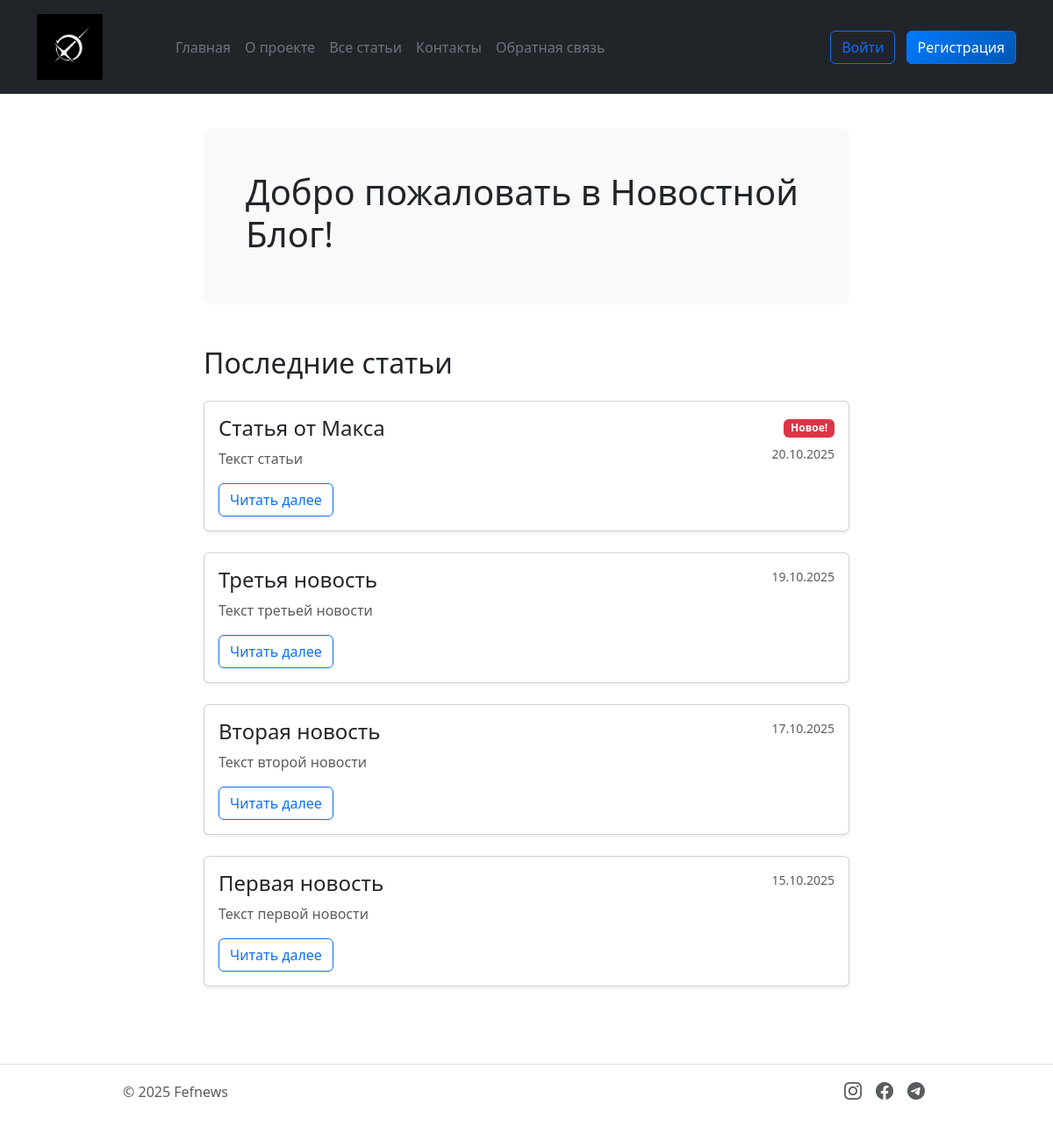
The page / on the database its author committed.
### models.py (models this page shows)
class Article(db.Model):
    __tablename__ = 'article'
    id = db.Column(db.Integer, primary_key=True)
    title = db.Column(db.String(200), nullable=False)
    text = db.Column(db.Text, nullable=False)
    created_date = db.Column(db.DateTime, default=datetime.now)
    user_id = db.Column(db.Integer, db.ForeignKey('user.id'), nullable=False)
    category = db.Column(db.String(50), nullable=False, default='general')
    comments = db.relationship('Comment', backref='article', lazy=True, cascade='all, delete-orphan')

### app.py (the view)
@app.route("/")
def index():
    articles = get_articles()
    return render_template('index.html', articles=articles)

### app.py (called while the page is built)
def get_articles(category=None):
    query = Article.query
    if category:
        query = query.filter_by(category=category)
    articles_from_db = query.order_by(Article.created_date.desc()).all()
    articles = []
    for article in articles_from_db:
        articles.append({
            'id': article.id,
            'title': article.title,
            'date': article.created_date,
            'preview': article.text[:100] + '...' if len(article.text) > 100 else article.text,
            'content': article.text,
            'author': article.author.name,
            'category': article.category
        })
    return articles

def get_categories():
    categories = db.session.query(Article.category).distinct().all()
    return [category[0] for category in categories]

@app.context_processor
def inject_today():
    return {'today': datetime.now().date()}

@app.context_processor
def inject_categories():
    categories = get_categories()
    return {'categories': categories}

@app.context_processor
def inject_current_user():
    return {'current_user': current_user}

### templates/index.html (shortened to what this page needs)
{% extends "base.html" %}
{% block content %}
<div class="container">
    <div class="jumbotron bg-light p-5 rounded-3 mb-5">
        <h1 class="display-6">Добро пожаловать в Новостной Блог!</h1>
    </div>
    <div class="row">
        <div class="col-12">
            <h2 class="mb-4">Последние статьи</h2>
            {% for article in articles %}
            <div class="card mb-4 shadow-sm">
                <div class="card-body">
                    <div class="d-flex justify-content-between align-items-start">
                        <div class="flex-grow-1">
                            <h3 class="card-title h4">
                                <a href="{{ url_for('news', id=article.id) }}" class="text-decoration-none text-dark">
                                    {{ article.title }}
                                </a>
                            </h3>
                            <p class="card-text text-muted">{{ article.preview }}</p>
                        </div>
                        <div class="text-end ms-3">
                            {% if article.date.date() == today %}
                            <span class="badge bg-danger mb-2">Новое!</span>
                            {% endif %}
                            <div class="text-muted small">
                                {{ article.date.strftime('%d.%m.%Y') }}
                            </div>
                        </div>
                    </div>
                    <a href="{{ url_for('news', id=article.id) }}" class="btn btn-outline-primary mt-3">
                        Читать далее
                    </a>
                </div>
            </div>
            {% endfor %}
        </div>
    </div>
</div>
{% endblock %}

### templates/base.html (shortened to what this page needs)
<!DOCTYPE html>
<html lang="ru">
    <head>
        <link rel="stylesheet" href="{{ url_for('static', filename='css_styles/main.css') }}">
        <link rel="stylesheet" href="{{ url_for('static', filename='css_styles/contacts.css') }}">
        <link rel="stylesheet" href="{{ url_for('static', filename='css_styles/feedback.css') }}">
        <link rel="stylesheet" href="{{ url_for('static', filename='css_styles/news.css') }}">
        <link href="https://cdn.jsdelivr.net/npm/bootstrap@5.3.8/dist/css/bootstrap.min.css" rel="stylesheet">
        <link rel="stylesheet" href="https://cdn.jsdelivr.net/npm/bootstrap-icons@1.11.0/font/bootstrap-icons.css">
    </head>
    <body>
        <div class="page">
            <header class="p-3 text-bg-dark">
                <div class="container">
                    <div class="d-flex flex-wrap align-items-center justify-content-center justify-content-lg-start">
                        <a href="/" class="d-flex align-items-center mb-2 mb-lg-0 text-white text-decoration-none">
                            <img class="header_img" src="{{ url_for('static', filename='image/logo.jpg') }}" alt="icon">
                        </a>
                        <ul class="nav col-12 col-lg-auto me-lg-auto mb-2 justify-content-center mb-md-0">
                            <li><a href="{{url_for('index')}}" class="nav-link px-2 text-secondary">Главная</a></li>
                            <li><a href="{{url_for('about')}}" class="nav-link px-2 text-secondary">О проекте</a></li>
                            <li><a href="{{url_for('articles')}}" class="nav-link px-2 text-secondary">Все статьи</a></li>
                            <li><a href="{{url_for('contact')}}" class="nav-link px-2 text-secondary">Контакты</a></li>
                            <li><a href="{{url_for('feedback')}}" class="nav-link px-2 text-secondary">Обратная связь</a></li>
                        </ul>
                        <div class="col-md-3 text-end">
                            {% if current_user.is_authenticated %}
                            <div class="d-flex align-items-center gap-2">
                                <span class="text-muted">Привет, {{ current_user.name }}!</span>
                                <a href="{{ url_for('create_article') }}" class="btn btn-outline-success btn-sm">Создать статью</a>
                                <a href="{{ url_for('logout') }}" class="btn btn-outline-danger btn-sm">Выйти из аккаунта</a>
                            </div>
                            {% else %}
                            <a href="{{ url_for('login') }}" class="btn btn-outline-primary me-2">Войти</a>
                            <a href="{{ url_for('register') }}" class="btn btn-primary">Регистрация</a>
                            {% endif %}
                        </div>
                    </div>
                </div>
            </header>
                <div class="content">
                    {% block content%}{% endblock %}
                </div>
            <footer class="d-flex flex-wrap justify-content-between align-items-center py-3 my-4 border-top">
                <div class="col-md-4 d-flex justify-content-center align-items-center">
                    <span class="mb-3 mb-md-0 text-body-secondary">© 2025 Fefnews</span>
                </div>
                <ul class="nav col-md-4 justify-content-center list-unstyled d-flex">
                    <li class="ms-3">
                        <a class="text-body-secondary" href="#instagram">
                            <i class="bi bi-instagram" style="font-size: 20px;"></i>
                        </a>
                    </li>
                    <li class="ms-3">
                        <a class="text-body-secondary" href="#facebook">
                            <i class="bi bi-facebook" style="font-size: 20px;"></i>
                        </a>
                    </li>
                    <li class="ms-3">
                        <a class="text-body-secondary" href="#telegram">
                            <i class="bi bi-telegram" style="font-size: 20px;"></i>
                        </a>
                    </li>
                </ul>
            </footer>
        </div>
    </body>
</html>

### static/css_styles/main.css (style rules this page uses)
header { position: sticky; z-index: 1000; top: 0; }
.header_img { width: 50%; max-width: 150px; }
.page { display: flex; flex-direction: column; min-height: 100vh; }
.content { max-width: 100vh; margin: 0 auto; padding: 40px 20px; flex: 1 1 auto; }

### static/css_styles/feedback.css (style rules this page uses)
.btn-primary { background: linear-gradient(135deg, #007bff 0%, #0056b3 100%); border: none; border-radius: 8px; padding: 0.75rem 2rem; font-weight: 600; transition: all 0.3s ease; }

### rows shown on the page
Article: title "Статья от Макса", preview "Текст статьи", date "20.10.2025"
Article: title "Третья новость", preview "Текст третьей новости", date "19.10.2025"
Article: title "Вторая новость", preview "Текст второй новости", date "17.10.2025"
Article: title "Первая новость", preview "Текст первой новости", date "15.10.2025"
